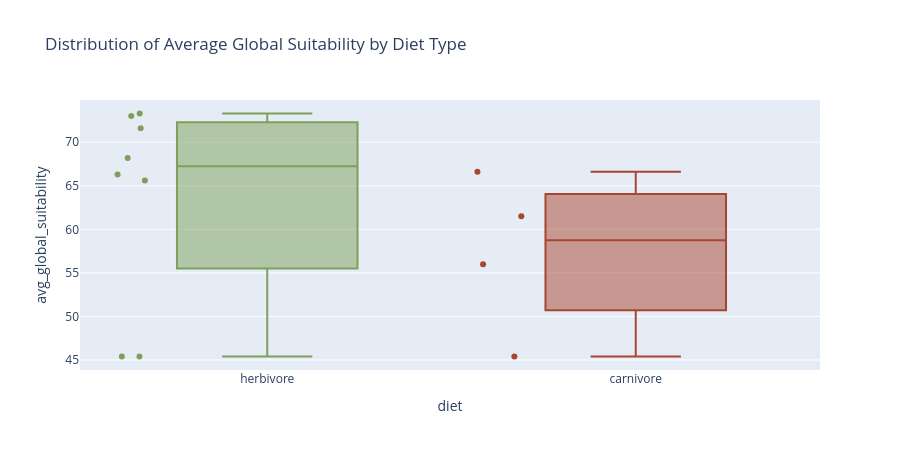

Notebook cell for this chart:
### Markdown cell above
### 6.2 Herbivore vs Carnivore, Does Diet Affect Global Suitability?

### Code cell
fig_box = px.box(
    df_summary, x="diet", y="avg_global_suitability", color="diet", points="all",
    title="Distribution of Average Global Suitability by Diet Type",
    color_discrete_map={"herbivore": "#7fa05a", "carnivore": "#a8462f"}
)
fig_box.update_layout(height=450, showlegend=False)
fig_box.show()

### Figure 1 — Plotly figure (JSON) as saved in the notebook; plotly's stock layout.template omitted (floating-point values rounded to 4 significant figures)
{"data": [{"alignmentgroup": "True", "boxpoints": "all", "hovertemplate": "diet=%{x}<br>avg_global_suitability=%{y}<extra></extra>", "legendgroup": "herbivore", "marker": {"color": "#7fa05a"}, "name": "herbivore", "notched": false, "offsetgroup": "herbivore", "orientation": "v", "showlegend": true, "type": "box", "x": ["herbivore", "herbivore", "herbivore", "herbivore", "herbivore", "herbivore", "herbivore", "herbivore"], "x0": " ", "xaxis": "x", "y": [73.3, 73.0, 71.6, 68.2, 66.3, 65.6, 45.4, 45.4], "y0": " ", "yaxis": "y"}, {"alignmentgroup": "True", "boxpoints": "all", "hovertemplate": "diet=%{x}<br>avg_global_suitability=%{y}<extra></extra>", "legendgroup": "carnivore", "marker": {"color": "#a8462f"}, "name": "carnivore", "notched": false, "offsetgroup": "carnivore", "orientation": "v", "showlegend": true, "type": "box", "x": ["carnivore", "carnivore", "carnivore", "carnivore"], "x0": " ", "xaxis": "x", "y": [66.6, 61.5, 56.0, 45.4], "y0": " ", "yaxis": "y"}], "layout": {"boxmode": "overlay", "height": 450, "legend": {"title": {"text": "diet"}, "tracegroupgap": 0}, "showlegend": false, "title": {"text": "Distribution of Average Global Suitability by Diet Type"}, "xaxis": {"anchor": "y", "categoryarray": ["herbivore", "carnivore"], "categoryorder": "array", "domain": [0.0, 1.0], "title": {"text": "diet"}}, "yaxis": {"anchor": "x", "domain": [0.0, 1.0], "title": {"text": "avg_global_suitability"}}}}
